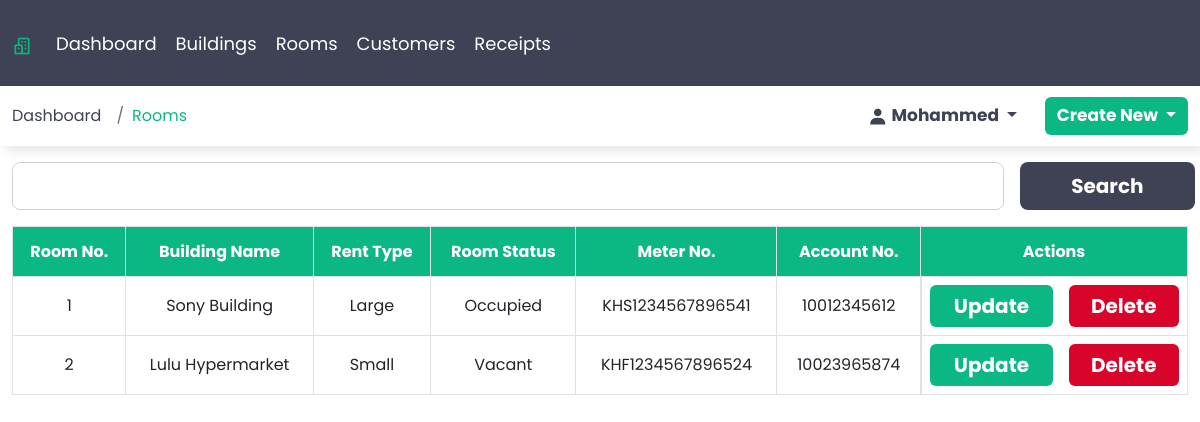
The app's page /rooms (signed in), older data.
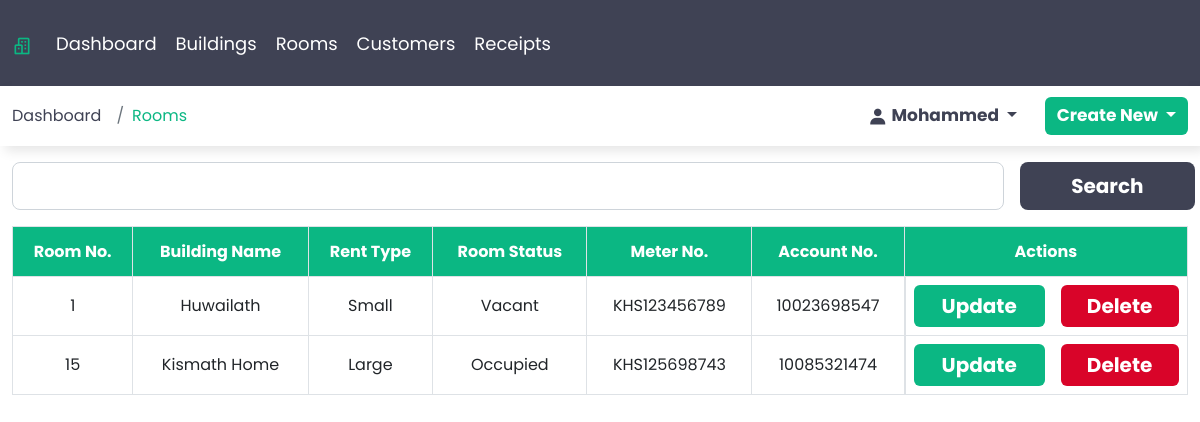
The same page, newer data.
### webapp/models.py (models this page shows, shortened)
class Room(models.Model):
    room_number = models.IntegerField()
    building_name = models.ForeignKey(Building, on_delete=models.CASCADE)
    room_type = models.ForeignKey(RoomType, on_delete=models.DO_NOTHING)
    room_status = models.ForeignKey(RoomStatus, on_delete=models.DO_NOTHING)
    meter_number = models.CharField(max_length=16)
    account_number = models.IntegerField()
    class Meta:
        verbose_name_plural = 'Rooms'

class Building(models.Model):
    building_name = models.CharField(max_length=50)
    name_of_owner = models.CharField(max_length=50)
    building_type = models.ForeignKey(BuildingType, on_delete=models.CASCADE)
    number_of_rooms = models.IntegerField()
    mobile_number = models.IntegerField()
    current_lease_period = models.DateField()
    class Meta:
        verbose_name_plural = 'Buildings'
    def __str__ (self):
        return self.building_name

class RoomType(models.Model):
    room_type = models.CharField(max_length=50)
    class Meta:
        verbose_name_plural = 'Room Type'
    def __str__ (self):
        return self.room_type

class RoomStatus(models.Model):
    room_status = models.CharField(max_length=50)
    class Meta:
        verbose_name_plural = 'Room Status'
    def __str__ (self):
        return self.room_status

### webapp/views.py (the view)
# urls.py: path('rooms', views.RoomsView, name='rooms'),
@login_required()
def RoomsView(request):
    rooms = Room.objects.all()
    return render(request, 'rooms.html', {'context':'Rooms', 'rooms':rooms})

### templates/rooms.html (shortened to what this page needs)
{% extends 'base.html' %}
{% load static %}
{% block content %}
    <div class="container-fluid">
        <div class="sub-box">
            <div class="row">
                <div class="col-sm-12 mt-3">
                    <div class="row">
                        <div class="col-sm-12 col-md-12 col-lg-12 col-xl-12 col-xxl-12 search-col">
                            <form action="" class="d-flex gap-3">
                                <input type="text" class="form-control form-control-lg" id="search" >
                                <button type="submit" class="btn btn-lg search">Search</button>
                            </form>
                        </div>
                    </div>
                </div>
                <div class="col-sm-12 mt-3 table-responsive">
                    <table class="table table-hover table-bordered text-center ">
                        <thead>
                            <tr>
                            <th scope="col" class="align-middle">Room No.</th>
                            <th scope="col" class="align-middle">Building Name</th>
                            <th scope="col" class="align-middle">Rent Type</th>
                            <th scope="col" class="align-middle">Room Status</th>
                            <th scope="col" class="align-middle">Meter No.</th>
                            <th scope="col" class="align-middle">Account No.</th>
                            <th scope="col" class="align-middle">Actions</th>
                            </tr>
                        </thead>
                        <tbody>
                            {% for room in rooms %}
                                <tr>
                                <td class="align-middle">{{room.room_number}}</td>
                                <td class="align-middle">{{room.building_name}}</td>
                                <td class="align-middle">{{room.room_type}}</td>
                                <td class="align-middle">{{room.room_status}}</td>
                                <td class="align-middle">{{room.meter_number}}</td>
                                <td class="align-middle">{{room.account_number}}</td>
                                <td class="d-flex justify-content-between gap-3">
                                    <a href="{% url 'update_room' room.id %}" class="btn update">Update</a>
                                    <form action="{% url 'delete_room' room.id %}" method="post">
                                        <input type="submit" value="Delete" class="btn delete">
                                    </form>
                                </td>
                                </tr>
                            {% endfor %}
                        </tbody>
                    </table>
                </div>
            </div>
        </div>
    </div>
{% endblock %}

Row changes from the older to the newer data that the page shows:
removed Room: room_number "1", building_name "Sony Building", room_type "Large", room_status "Occupied", meter_number "KHS1234567896541", account_number "10012345612"
removed Room: room_number "2", building_name "Lulu Hypermarket", room_type "Small", room_status "Vacant", meter_number "KHF1234567896524", account_number "10023965874"
added Room: room_number "1", building_name "Huwailath", room_type "Small", room_status "Vacant", meter_number "KHS123456789", account_number "10023698547"
added Room: room_number "15", building_name "Kismath Home", room_type "Large", room_status "Occupied", meter_number "KHS125698743", account_number "10085321474"
